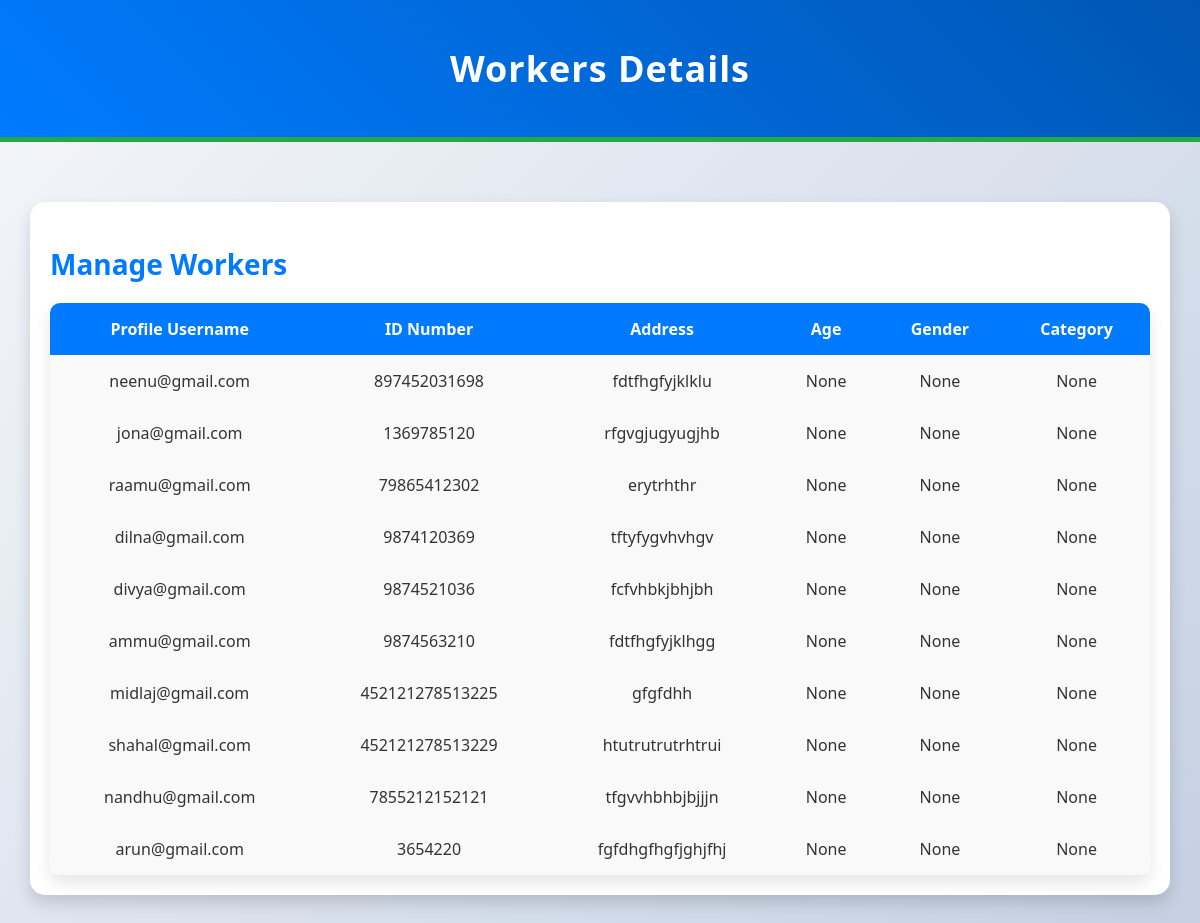
The page /workers_details/ on the database as committed earlier.
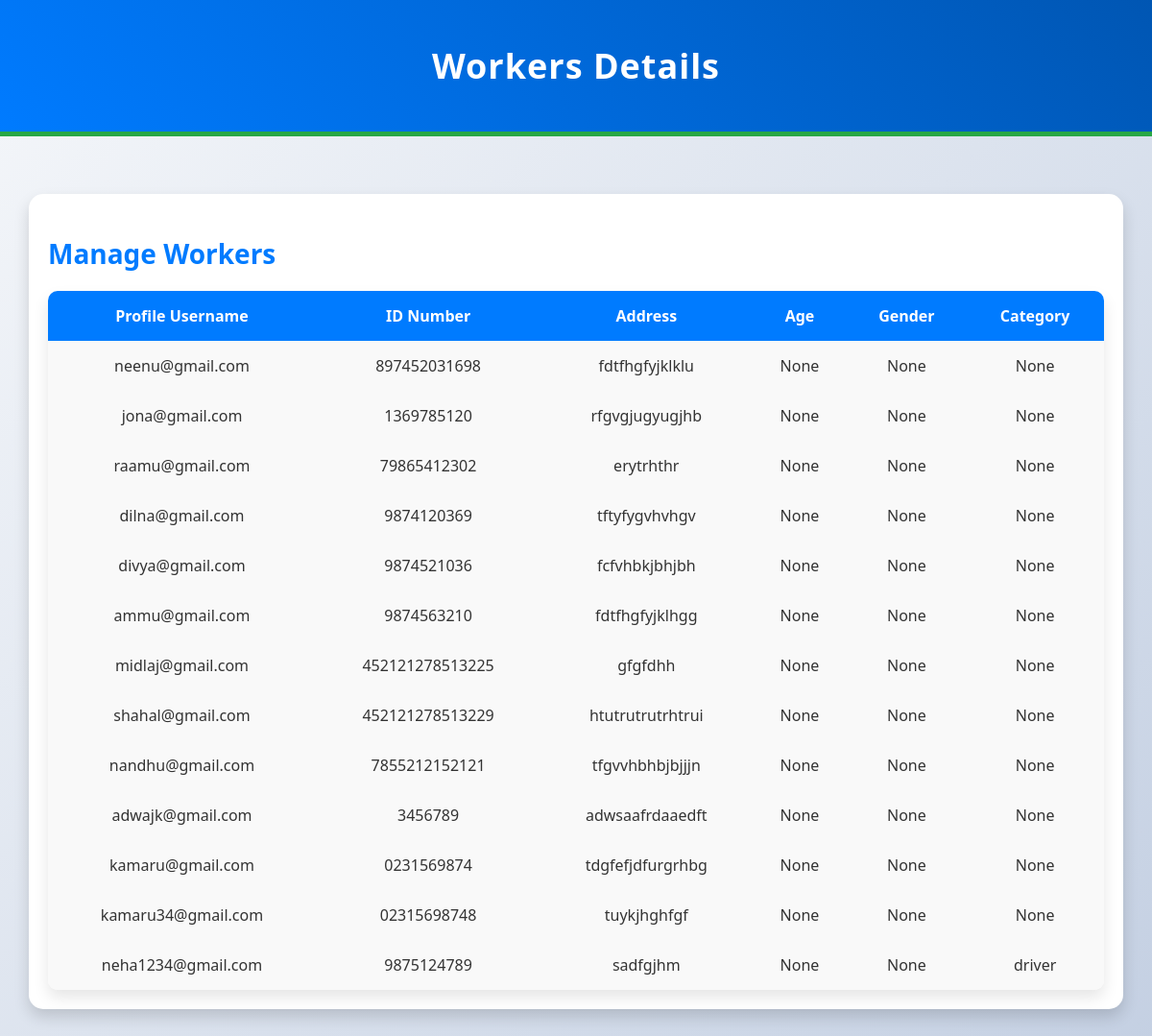
The same page on the database as committed later.
### Bengali/models.py (models this page shows, shortened)
class WorkersDetails(models.Model):
    profile=models.OneToOneField('Profile',on_delete=models.CASCADE,related_name="worker_profile",null=True,blank=True)
    id_no=models.CharField(max_length=150,null=True)
    image=models.ImageField(null=True , blank=True)
    address=models.TextField()
    age=models.IntegerField(blank=True,null=True)
    gender=models.CharField(max_length=10 ,blank=True, null=True)
    category=models.CharField(max_length=50,blank=True,null=True)
    approved_by_agency=models.BooleanField(default=False)
    agency=models.ForeignKey('AgencyDetails',on_delete=models.CASCADE,related_name="agency_worker",null=True,blank=True)

class Profile(AbstractUser):
    USERNAME_FIELD='email'
    REQUIRED_FIELDS=[]
    objects = CustomUserManager()
    username = models.CharField(max_length=150, blank=True, null=True)
    first_name = models.CharField(max_length=150, blank=True, null=True)
    last_name= models.CharField(max_length=150, blank=True, null=True)
    role = models.CharField(max_length=15,choices=RoleChoices.choices)
    email=models.EmailField(unique=True)
    phone=models.CharField(max_length=15, blank=True, null=True)
    age=models.IntegerField(blank=True, null=True)
    worker_approved=models.BooleanField(blank=True, null=True)
    groups = models.ManyToManyField(
        Group,
            related_name="profile_groups",  # Set unique related_name
            blank=True
        )
    user_permissions = models.ManyToManyField(
            Permission,
            related_name="profile_permissions",  # Set unique related_name
            blank=True
        )

### Bengali/views.py (the view)
# urls.py: path('workers_details/', views.workers_details, name='workers_details'),
def workers_details(request):
    workers = WorkersDetails.objects.all()  # Fetch all workers data
    return render(request, 'workers_details.html', {'workers': workers})

### templates/workers_details.html (shortened to what this page needs)
<!DOCTYPE html>
{% load static %}
<html lang="en">
<head>
</head>
<body>
    <header>
        <h1>Workers Details</h1>
    </header>
    <main>
        <section id="workers-details">
            <h2>Manage Workers</h2>
            <table>
                <thead>
                    <tr>
                        <th>Profile Username</th>
                        <th>ID Number</th>
                        <th>Address</th>
                        <th>Age</th>
                        <th>Gender</th>
                        <th>Category</th>
                    </tr>
                </thead>
                <tbody>
                    {% for a in workers %}
                    <tr>
                        <td>{{ a.profile.username }}</td>
                        <td>{{ a.id_no }}</td>
                        <td>{{ a.address }}</td>
                        <td>{{ a.age }}</td>
                        <td>{{ a.gender }}</td>
                        <td>{{ a.category }}</td>
                    </tr>
                    {% empty %}
                    <tr>
                        <td colspan="7">No workers found.</td>
                    </tr>
                    {% endfor %}
                </tbody>
            </table>
        </section>
    </main>
</body>
</html>

Rows that differ between the two databases and show on the page:
removed WorkersDetails: profile.username "arun@gmail.com", id_no "3654220", address "fgfdhgfhgfjghjfhj", age "None", gender "None", category "None"
added WorkersDetails: profile.username "adwajk@gmail.com", id_no "3456789", address "adwsaafrdaaedft", age "None", gender "None", category "None"
added WorkersDetails: profile.username "kamaru@gmail.com", id_no "0231569874", address "tdgfefjdfurgrhbg", age "None", gender "None", category "None"
added WorkersDetails: profile.username "kamaru34@gmail.com", id_no "02315698748", address "tuykjhghfgf", age "None", gender "None", category "None"
added WorkersDetails: profile.username "neha1234@gmail.com", id_no "9875124789", address "sadfgjhm", age "None", gender "None", category "driver"
